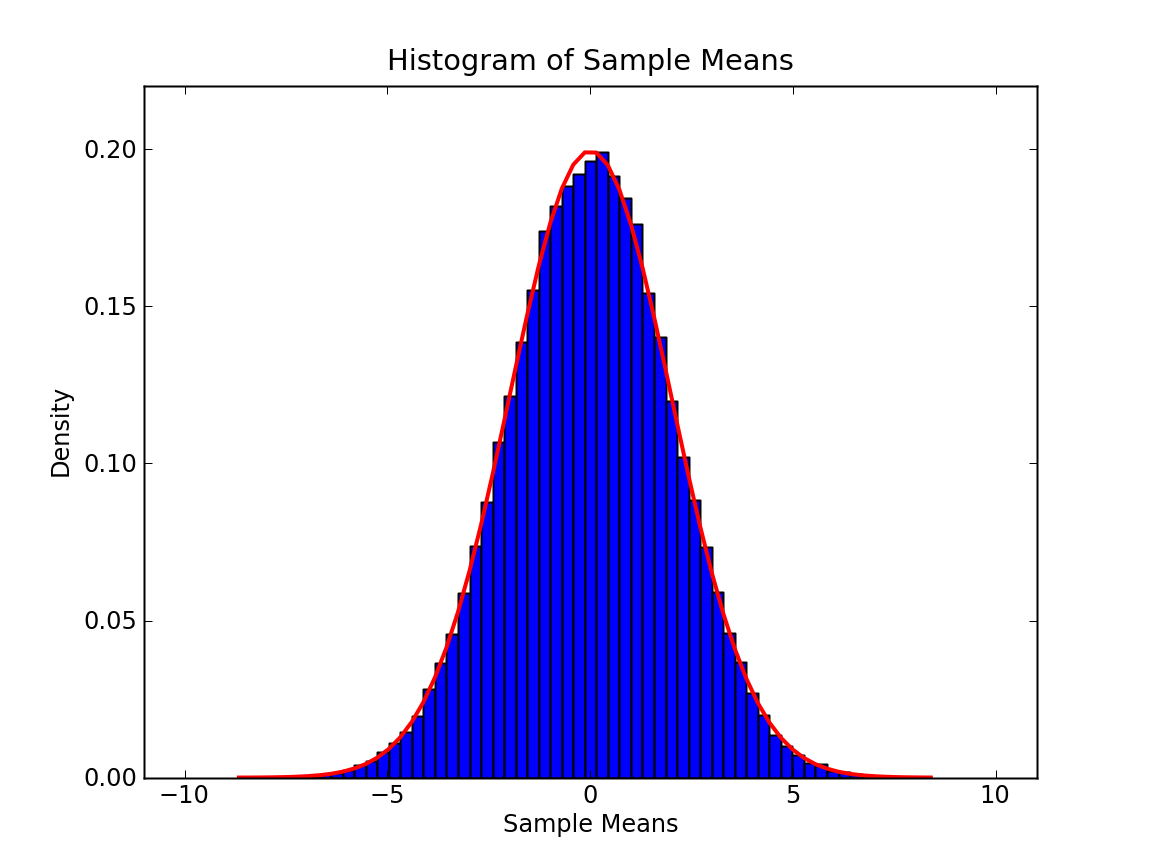

This chart was generated by the following Python code:
from matplotlib import pyplot as plt
from matplotlib.backends.backend_agg import FigureCanvasAgg
import numpy as np
import random

#Fit a curve to the sample means 
#A sample is 25 points from a gaussian with mu=0, sigma = 25
fig = plt.figure()
host = fig.add_subplot(111)
points = 100000*25
sample = np.zeros(points)
means = np.zeros(float(points)/float(25))
for i in range(len(sample)):
    sample[i] = random.normalvariate(mu=0, sigma = 10)
reshaped = sample[:].reshape(float(points)/float(25), 25)
for row in range(len(reshaped)):
    means[row] = np.mean( reshaped[row])
count, bins, ignored = host.hist(means, 60, normed=True)
host.plot(bins,1/(2 * np.sqrt(2 * np.pi)) *np.exp( - (bins)**2 / (2 *2**2) ),linewidth=2, color='r')
v = host.axis()
v +=.1*np.array(v)
host.axis(list(v))
host.set_xlabel('Sample Means')
host.set_ylabel('Density')
host.set_title('Histogram of Sample Means')
canvas = FigureCanvasAgg(fig)
#Saving as q1.png
canvas.print_figure("q1.png",dpi=144)
fig.show()
